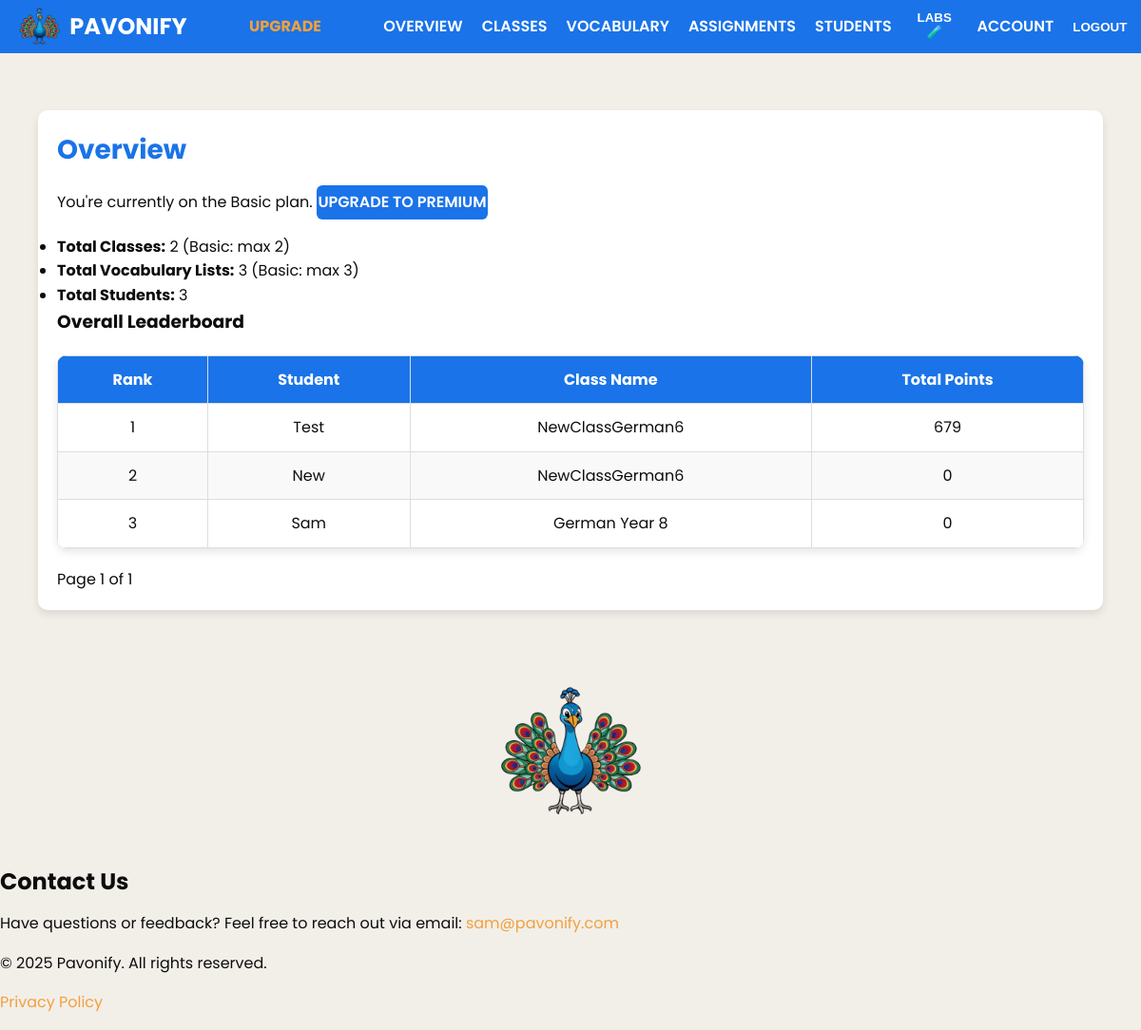
/teacher-dashboard/ (signed in), run on the app's committed database.
### learning/models.py (models this page shows, shortened)
class Student(models.Model):
    school = models.ForeignKey(School, on_delete=models.CASCADE)
    id = models.UUIDField(primary_key=True, default=uuid.uuid4, editable=False)
    first_name = models.CharField(max_length=50)
    last_name = models.CharField(max_length=50)
    year_group = models.IntegerField()
    date_of_birth = models.DateField()
    username = models.CharField(max_length=50, unique=True)
    password = models.CharField(max_length=50)
    classes = models.ManyToManyField(Class, related_name="students")
    last_login = models.DateTimeField(null=True, blank=True)
    total_points = models.PositiveIntegerField(default=0)
    weekly_points = models.PositiveIntegerField(default=0)
    monthly_points = models.PositiveIntegerField(default=0)
    weekly_points_last_reset = models.DateField(default=now)
    monthly_points_last_reset = models.DateField(default=now)
    last_activity = models.DateField(null=True, blank=True)  # Last day they practiced
    current_streak = models.PositiveIntegerField(default=0)  # How many days in a row
    highest_streak = models.PositiveIntegerField(default=0)  # Their best-ever streak
    assignments_completed = models.PositiveIntegerField(default=0)  # Number of completed assignments
    flashcard_games_played = models.PositiveIntegerField(default=0)
    match_up_games_played = models.PositiveIntegerField(default=0)
    destroy_wall_games_played = models.PositiveIntegerField(default=0)

class Class(models.Model):
    school = models.ForeignKey(School, on_delete=models.CASCADE)
    id = models.UUIDField(primary_key=True, default=uuid.uuid4, editable=False)
    name = models.CharField(max_length=100)
    language = models.CharField(max_length=50)
    teachers = models.ManyToManyField(User, related_name="shared_classes")
    icon = models.ImageField(upload_to="class_icons/", blank=True, null=True)
    vocabulary_lists = models.ManyToManyField("VocabularyList", related_name="linked_classes", blank=True)

### learning/views.py (the view)
# urls.py: path('teacher-dashboard/', views.teacher_dashboard, name='teacher_dashboard'),
@login_required
def teacher_dashboard(request):
    if not request.user.is_teacher:
        return redirect("login")
    reading_lab_texts = ReadingLabText.objects.filter(teacher=request.user).order_by('-created_at')
    vocab_lists = VocabularyList.objects.filter(teacher=request.user)
    classes = Class.objects.filter(teachers=request.user).distinct()
    students = Student.objects.filter(classes__in=classes).distinct()
    for class_instance in classes:
        class_instance.live_assignments = Assignment.objects.filter(
            class_assigned=class_instance, deadline__gte=datetime.now()
        )
        class_instance.expired_assignments = Assignment.objects.filter(
            class_assigned=class_instance, deadline__lt=datetime.now()
        )
    for vocab_list in vocab_lists:
        vocab_list.unattached_classes = classes.exclude(
            id__in=vocab_list.classes.values_list("id", flat=True)
        )
    announcements_list = Announcement.objects.all()
    announcements_paginator = Paginator(announcements_list, 3)
    announcements_page_number = request.GET.get("page")
    announcements = announcements_paginator.get_page(announcements_page_number)
    overall_leaderboard_list = students.order_by('-total_points')
    overall_page_number = request.GET.get('overall_page', 1)
    overall_paginator = Paginator(overall_leaderboard_list, 10)
    overall_leaderboard_page = overall_paginator.get_page(overall_page_number)
    by_class_leaderboards = []
    for class_instance in classes:
        students_in_class = class_instance.students.order_by('-total_points')
        page_number = request.GET.get(f'class_{class_instance.id}_page', 1)
        paginator = Paginator(students_in_class, 10)
        leaderboard_page = paginator.get_page(page_number)
        by_class_leaderboards.append({
            'class_instance': class_instance,
            'leaderboard_page': leaderboard_page,
        })
    return render(request, "learning/teacher_dashboard.html", {
        "user": request.user,
        "vocab_lists": vocab_lists,
        "classes": classes,
        "students": students,
        "announcements": announcements,
        "reading_lab_texts": reading_lab_texts,
        "overall_leaderboard_page": overall_leaderboard_page,
        "by_class_leaderboards": by_class_leaderboards,
    })

### learning/models.py (called while the page is built)
    @property
    def is_premium(self):
        return self.premium_expiration > now()

### learning/templates/learning/teacher_dashboard.html (shortened to what this page needs)
{% load static %}
<!DOCTYPE html>
<html lang="en">
<head>
  <link href="https://cdnjs.cloudflare.com/ajax/libs/font-awesome/6.0.0/css/all.min.css" rel="stylesheet">
</head>
<body>
  <div class="top-nav">
    <div class="nav-left">
      <img src="{% static 'pavonify_bird.png' %}" alt="Pavonify Logo">
      <span>Pavonify</span>
    </div>
    <div class="nav-right">
      {% if not request.user.is_premium %}
      <a href="#" data-pane="teacher-upgrade" class="upgrade-link btn">Upgrade</a>
      {% endif %}
      <a href="#" data-pane="overview" class="active">Overview</a>
      <a href="#" data-pane="classes">Classes</a>
      <a href="#" data-pane="vocabulary">Vocabulary</a>
      <a href="#" data-pane="assignments">Assignments</a>
      <a href="#" data-pane="students">Students</a>
      <div class="dropdown">
        <button class="dropbtn">Labs 🧪</button>
      </div>
      <a href="#" data-pane="account-pane">Account</a>
      <form method="post" action="{% url 'teacher_logout' %}" style="display:inline;">
        <button type="submit" class="btn">Logout</button>
      </form>
    </div>
  </div>
  <div class="main-content">
    <div class="pane active" id="overview">
      <h2>Overview</h2>
      {% if not request.user.is_premium %}
      <p class="upgrade-message">You're currently on the Basic plan.
        <a href="#" data-pane="teacher-upgrade" class="btn">Upgrade to Premium</a>
      </p>
      {% endif %}
      <div class="stats">
        <ul>
          <li>
            <strong>Total Classes:</strong>
            {% if request.user.is_premium %}
              {{ classes|length }}
            {% else %}
              {{ classes|slice:"0:2"|length }} (Basic: max 2)
            {% endif %}
          </li>
          <li>
            <strong>Total Vocabulary Lists:</strong>
            {% if request.user.is_premium %}
              {{ vocab_lists|length }}
            {% else %}
              {{ vocab_lists|slice:"0:3"|length }} (Basic: max 3)
            {% endif %}
          </li>
          <li><strong>Total Students:</strong> {{ students|length }}</li>
        </ul>
      </div>
      <div class="leaderboard">
        <h3>Overall Leaderboard</h3>
        <table>
          <thead>
            <tr>
              <th>Rank</th>
              <th>Student</th>
              <th>Class Name</th>
              <th>Total Points</th>
            </tr>
          </thead>
          <tbody>
            {% for student in overall_leaderboard_page.object_list %}
            <tr>
              <td>{{ forloop.counter0|add:overall_leaderboard_page.start_index }}</td>
              <td>{{student.first_name}}</td>
              <td>
                {% if student.classes.all %}
                  {% for class in student.classes.all %}
                    {{ class.name }}{% if not forloop.last %}, {% endif %}
                  {% endfor %}
                {% else %}
                  N/A
                {% endif %}
              </td>
              <td>{{ student.total_points }}</td>
            </tr>
            {% empty %}
            <tr>
              <td colspan="4">No data available.</td>
            </tr>
            {% endfor %}
          </tbody>
        </table>
        <div class="pagination">
          <span>Page {{ overall_leaderboard_page.number }} of {{ overall_leaderboard_page.paginator.num_pages }}</span>
        </div>
      </div>
    </div>
  </div>
  <div class="bird-below" style="text-align: center; margin: 40px 0;">
    <img src="{% static 'pavonify_bird.png' %}" alt="Decorative Pavonify Bird" style="max-width: 150px;">
  </div>
  <section id="contact">
    <h2>Contact Us</h2>
    <p>Have questions or feedback? Feel free to reach out via email: <a href="mailto:sam@pavonify.com">sam@pavonify.com</a></p>
  </section>
  <footer>
    <p>&copy; 2025 Pavonify. All rights reserved.</p>
    <p><a href="{% static 'Privacy Policy for Pavonify.pdf' %}" target="_blank">Privacy Policy</a></p>
  </footer>
{% include 'messages.html' %}
</body>
</html>

### data on the page
Student: first_name "Test", total_points "679"
Class: name "NewClassGerman6"
Student: first_name "New", total_points "0"
Student: first_name "Sam", total_points "0"
Class: name "German Year 8"

### other printed values
{{ classes|slice:"0:2"|length }} "2"
{{ vocab_lists|slice:"0:3"|length }} "3"
{{ students|length }} "3"
{{ overall_leaderboard_page.number }} "1"
{{ overall_leaderboard_page.paginator.num_pages }} "1"
